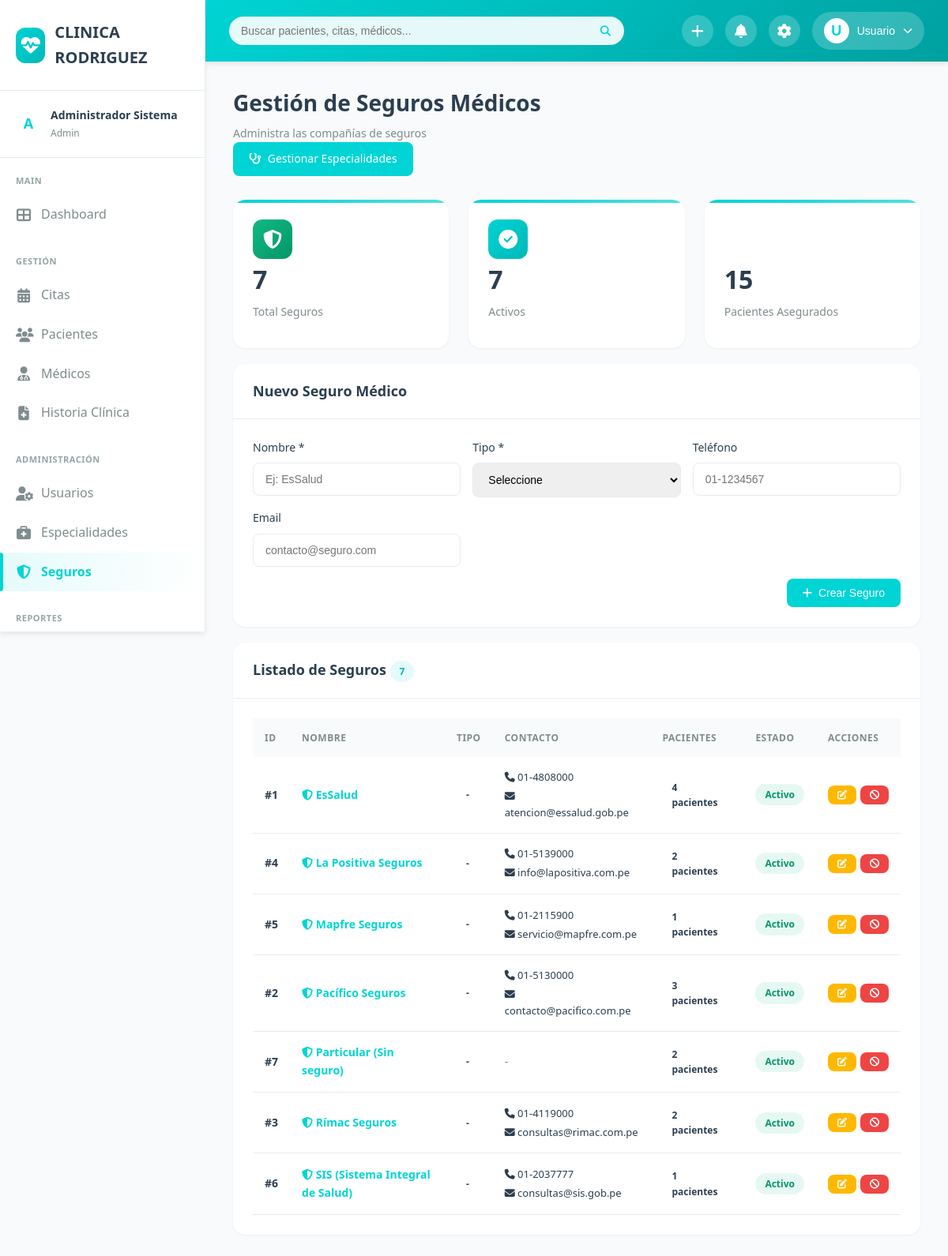
Page /seguros.php (signed in) on the committed database.
### tables this page shows
CREATE TABLE `seguros` (
  `id` int(11) NOT NULL,
  `nombre` varchar(100) NOT NULL,
  `tipo` varchar(50) DEFAULT NULL,
  `telefono` varchar(20) DEFAULT NULL,
  `email` varchar(100) DEFAULT NULL,
  `direccion` text DEFAULT NULL,
  `estado` enum('activo','inactivo') DEFAULT 'activo',
  `fecha_registro` timestamp NOT NULL DEFAULT current_timestamp()
);

### public/seguros.php (the view, shortened to what this page needs)
<?php
$database = new Database();
$db = $database->getConnection();
$query = "SELECT s.*,
          (SELECT COUNT(*) FROM pacientes WHERE seguro_id = s.id AND estado = 'activo') as total_pacientes
          FROM seguros s
          ORDER BY s.nombre";
$stmt = $db->query($query);
$seguros = $stmt->fetchAll(PDO::FETCH_ASSOC);
?>
<!DOCTYPE html>
<html lang="es">
<head>
    <link rel="stylesheet" href="css/styles.css">
    <link rel="stylesheet" href="https://cdnjs.cloudflare.com/ajax/libs/font-awesome/6.4.0/css/all.min.css">
</head>
<body>
    <div class="main-wrapper">
        <?php include '../includes/sidebar.php'; ?>
        <div class="main-content">
            <?php include '../includes/header.php'; ?>
            <div class="dashboard-content">
                <div class="page-header">
                    <div>
                        <h1 class="page-title">Gestión de Seguros Médicos</h1>
                        <p class="page-subtitle">Administra las compañías de seguros</p>
                    </div>
                    <a href="especialidades.php" class="btn btn-primary">
                        <i class="fas fa-stethoscope"></i> Gestionar Especialidades
                    </a>
                </div>
                <div class="stats-grid" style="grid-template-columns: repeat(auto-fit, minmax(200px, 1fr)); margin-bottom: 20px;">
                    <div class="stat-card">
                        <div class="stat-icon success">
                            <i class="fas fa-shield-alt"></i>
                        </div>
                        <div class="stat-value"><?php echo count($seguros); ?></div>
                        <div class="stat-label">Total Seguros</div>
                    </div>
                    <div class="stat-card">
                        <div class="stat-icon primary">
                            <i class="fas fa-check-circle"></i>
                        </div>
                        <div class="stat-value">
                            <?php echo count(array_filter($seguros, function($s) { return isset($s['estado']) && $s['estado'] === 'activo'; })); ?>
                        </div>
                        <div class="stat-label">Activos</div>
                    </div>
                    <div class="stat-card">
                        <div class="stat-icon info">
                            <i class="fas fa-users"></i>
                        </div>
                        <div class="stat-value">
                            <?php echo array_sum(array_column($seguros, 'total_pacientes')); ?>
                        </div>
                        <div class="stat-label">Pacientes Asegurados</div>
                    </div>
                </div>
                <div class="card mb-2">
                    <div class="card-header">
                        <h3 class="card-title">Nuevo Seguro Médico</h3>
                    </div>
                    <div class="card-body">
                        <form method="POST">
                            <div style="display: grid; grid-template-columns: repeat(auto-fit, minmax(250px, 1fr)); gap: 15px; margin-bottom: 15px;">
                                <div class="form-group" style="margin: 0;">
                                    <label class="form-label">Nombre *</label>
                                    <input type="text" name="nombre" class="form-control"
                                           placeholder="Ej: EsSalud" required>
                                </div>
                                <div class="form-group" style="margin: 0;">
                                    <label class="form-label">Tipo *</label>
                                    <select name="tipo" class="form-control" required>
                                        <option value="">Seleccione</option>
                                    </select>
                                </div>
                                <div class="form-group" style="margin: 0;">
                                    <label class="form-label">Teléfono</label>
                                    <input type="tel" name="telefono" class="form-control"
                                           placeholder="01-1234567">
                                </div>
                                <div class="form-group" style="margin: 0;">
                                    <label class="form-label">Email</label>
                                    <input type="email" name="email" class="form-control"
                                           placeholder="contacto@seguro.com">
                                </div>
                            </div>
                            <div style="text-align: right;">
                                <button type="submit" class="btn btn-primary">
                                    <i class="fas fa-plus"></i> Crear Seguro
                                </button>
                            </div>
                        </form>
                    </div>
                </div>
                <div class="card">
                    <div class="card-header">
                        <h3 class="card-title">
                            Listado de Seguros
                            <span class="badge badge-primary"><?php echo count($seguros); ?></span>
                        </h3>
                    </div>
                    <div class="card-body">
                        <?php if (count($seguros) > 0): ?>
                        <div class="table-container">
                            <table>
                                <thead>
                                    <tr>
                                        <th>ID</th>
                                        <th>Nombre</th>
                                        <th>Tipo</th>
                                        <th>Contacto</th>
                                        <th>Pacientes</th>
                                        <th>Estado</th>
                                        <th>Acciones</th>
                                    </tr>
                                </thead>
                                <tbody>
                                    <?php foreach ($seguros as $seguro): ?>
                                    <tr>
                                        <td><strong>#<?php echo $seguro['id']; ?></strong></td>
                                        <td>
                                            <strong style="color: var(--primary-color);">
                                                <i class="fas fa-shield-alt"></i>
                                                <?php echo htmlspecialchars($seguro['nombre']); ?>
                                            </strong>
                                        </td>
                                        <td>
                                            <?php
                                            $tipo_badges = [
                                                'publico' => '<span class="badge badge-info">Público</span>',
                                                'privado' => '<span class="badge badge-primary">Privado</span>',
                                                'eps' => '<span class="badge badge-success">EPS</span>'
                                            ];
                                            echo isset($seguro['tipo']) && isset($tipo_badges[$seguro['tipo']]) ? $tipo_badges[$seguro['tipo']] : '<span class="badge badge-secondary">-</span>';
                                            ?>
                                        </td>
                                        <td>
                                            <?php if (isset($seguro['telefono']) && $seguro['telefono']): ?>
                                                <div style="font-size: 13px;">
                                                    <i class="fas fa-phone"></i> <?php echo htmlspecialchars($seguro['telefono']); ?>
                                                </div>
                                            <?php endif; ?>
                                            <?php if (isset($seguro['email']) && $seguro['email']): ?>
                                                <div style="font-size: 13px; margin-top: 3px;">
                                                    <i class="fas fa-envelope"></i> <?php echo htmlspecialchars($seguro['email']); ?>
                                                </div>
                                            <?php endif; ?>
                                            <?php if ((!isset($seguro['telefono']) || !$seguro['telefono']) && (!isset($seguro['email']) || !$seguro['email'])): ?>
                                                <span style="color: var(--text-secondary);">-</span>
                                            <?php endif; ?>
                                        </td>
                                        <td>
                                            <span class="badge badge-info">
                                                <?php echo isset($seguro['total_pacientes']) ? $seguro['total_pacientes'] : 0; ?> pacientes
                                            </span>
                                        </td>
                                        <td>
                                            <?php if (isset($seguro['estado']) && $seguro['estado'] === 'activo'): ?>
                                                <span class="badge badge-success">Activo</span>
                                            <?php else: ?>
                                                <span class="badge badge-danger">Inactivo</span>
                                            <?php endif; ?>
                                        </td>
                                        <td>
                                            <div style="display: flex; gap: 5px;">
                                                <button onclick='editarSeguro(<?php echo json_encode($seguro, JSON_HEX_APOS | JSON_HEX_QUOT); ?>)'
                                                        class="btn btn-sm btn-warning" title="Editar">
                                                    <i class="fas fa-edit"></i>
                                                </button>
                                                <?php if (isset($seguro['estado']) && $seguro['estado'] === 'activo'): ?>
                                                <form method="POST" style="display: inline;">
                                                    <button type="submit" class="btn btn-sm btn-danger"
                                                            onclick="return confirm('¿Desactivar este seguro?')"
                                                            title="Desactivar">
                                                        <i class="fas fa-ban"></i>
                                                    </button>
                                                </form>
                                                <?php endif; ?>
                                            </div>
                                        </td>
                                    </tr>
                                    <?php endforeach; ?>
                                </tbody>
                            </table>
                        </div>
                        <?php endif; ?>
                    </div>
                </div>
            </div>
        </div>
    </div>
</body>
</html>

### public/css/styles.css (style rules this page uses)
:root { --primary-color: #00D4D4; --primary-dark: #00B8B8; --primary-light: #4DE0E0; --secondary-color: #00A8A8; --accent-color: #FFB800; --background-main: #F8FAFB; --background-card: #FFFFFF; --background-sidebar: #FFFFFF; --text-primary: #2C3E50; --text-secondary: #7F8C8D; --text-light: #95A5A6; --text-white: #FFFFFF; --border-color: #E8ECF0; --shadow-sm: 0 1px 3px rgba(0, 0, 0, 0.05); --shadow-md: 0 4px 6px rgba(0, 0, 0, 0.07); --shadow-lg: 0 10px 25px rgba(0, 0, 0, 0.1); --shadow-xl: 0 20px 40px rgba(0, 0, 0, 0.15); --radius-sm: 8px; --radius-md: 12px; --radius-lg: 16px; --transition: all 0.3s cubic-bezier(0.4, 0, 0.2, 1); }
* { margin: 0; padding: 0; box-sizing: border-box; }
body { font-family: 'Segoe UI', Tahoma, Geneva, Verdana, sans-serif; background-color: var(--background-main); color: var(--text-primary); line-height: 1.6; overflow-x: hidden; }
.main-wrapper { display: flex; min-height: 100vh; }
.main-content { flex: 1; margin-left: 260px; transition: var(--transition); }
.dashboard-content { padding: 30px 35px; }
.page-header { margin-bottom: 30px; }
.page-title { font-size: 28px; font-weight: 700; color: var(--text-primary); margin-bottom: 5px; }
.page-subtitle { color: var(--text-secondary); font-size: 14px; }
.stats-grid { display: grid; grid-template-columns: repeat(auto-fit, minmax(250px, 1fr)); gap: 25px; margin-bottom: 30px; }
.stat-card { background: var(--background-card); padding: 25px; border-radius: var(--radius-lg); box-shadow: var(--shadow-sm); transition: var(--transition); position: relative; overflow: hidden; }
.stat-card::before { content: ''; position: absolute; top: 0; left: 0; width: 100%; height: 4px; background: linear-gradient(90deg, var(--primary-color), var(--primary-light)); }
.stat-icon { width: 50px; height: 50px; border-radius: var(--radius-md); display: flex; align-items: center; justify-content: center; font-size: 24px; color: white; }
.stat-icon.primary { background: linear-gradient(135deg, var(--primary-color), var(--primary-dark)); }
.stat-icon.success { background: linear-gradient(135deg, #10B981, #059669); }
.stat-value { font-size: 32px; font-weight: 700; color: var(--text-primary); margin-bottom: 5px; }
.stat-label { color: var(--text-secondary); font-size: 14px; margin-bottom: 10px; }
.card { background: var(--background-card); border-radius: var(--radius-lg); box-shadow: var(--shadow-sm); overflow: hidden; }
.card-header { padding: 20px 25px; border-bottom: 1px solid var(--border-color); display: flex; justify-content: space-between; align-items: center; }
.card-title { font-size: 18px; font-weight: 600; color: var(--text-primary); }
.card-body { padding: 25px; }
.table-container { overflow-x: auto; }
table { width: 100%; border-collapse: collapse; }
table thead { background: var(--background-main); }
table th { padding: 15px; text-align: left; font-size: 12px; font-weight: 600; color: var(--text-secondary); text-transform: uppercase; letter-spacing: 0.5px; }
table td { padding: 15px; border-bottom: 1px solid var(--border-color); font-size: 14px; }
table tbody tr { transition: var(--transition); }
.btn { padding: 10px 20px; border: none; border-radius: var(--radius-sm); font-size: 14px; font-weight: 500; cursor: pointer; transition: var(--transition); display: inline-flex; align-items: center; gap: 8px; text-decoration: none; }
.btn-primary { background: var(--primary-color); color: white; }
.btn-danger { background: #EF4444; color: white; }
.btn-warning { background: var(--accent-color); color: white; }
.btn-sm { padding: 6px 12px; font-size: 12px; }
.badge { display: inline-block; padding: 4px 12px; border-radius: 20px; font-size: 12px; font-weight: 600; }
.badge-primary { background: rgba(0, 212, 212, 0.1); color: var(--primary-dark); }
.badge-success { background: rgba(16, 185, 129, 0.1); color: #059669; }
.form-group { margin-bottom: 20px; }
.form-label { display: block; margin-bottom: 8px; font-size: 14px; font-weight: 500; color: var(--text-primary); }
.form-control { width: 100%; padding: 12px 15px; border: 1px solid var(--border-color); border-radius: var(--radius-sm); font-size: 14px; transition: var(--transition); }
select.form-control { cursor: pointer; }
.mb-2 { margin-bottom: 20px; }

### rows in the picture
seguros: id "1", nombre "EsSalud", telefono "01-4808000", email "atencion@essalud.gob.pe", total_pacientes "4", estado "Activo"
seguros: id "4", nombre "La Positiva Seguros", telefono "01-5139000", email "info@lapositiva.com.pe", total_pacientes "2", estado "Activo"
seguros: id "5", nombre "Mapfre Seguros", telefono "01-2115900", email "servicio@mapfre.com.pe", total_pacientes "1", estado "Activo"
seguros: id "2", nombre "Pacífico Seguros", telefono "01-5130000", email "contacto@pacifico.com.pe", total_pacientes "3", estado "Activo"
seguros: id "7", nombre "Particular (Sin seguro)", total_pacientes "2", estado "Activo"
seguros: id "3", nombre "Rímac Seguros", telefono "01-4119000", email "consultas@rimac.com.pe", total_pacientes "2", estado "Activo"
seguros: id "6", nombre "SIS (Sistema Integral de Salud)", telefono "01-2037777", email "consultas@sis.gob.pe", total_pacientes "1", estado "Activo"

### other values in the picture
substr($user_name, 0, 1) "A"
$user_name . ' ' . $user_apellido "Administrador Sistema"
$user_role "Admin"
substr($nombre, 0, 1) "U"
explode(' ', $nombre)[0] "Usuario"
count($seguros) "7"
array_sum(array_column($seguros, 'total_pacientes')) "15"
